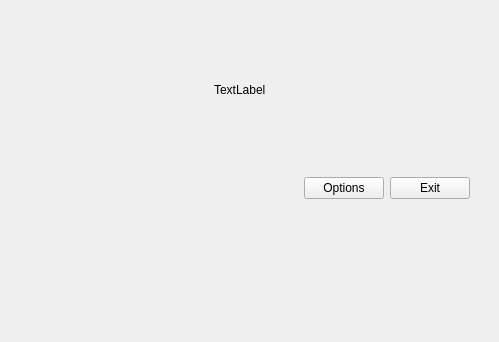
<?xml version="1.0" encoding="UTF-8"?>
<ui version="4.0">
 <class>Form</class>
 <widget class="QWidget" name="Form">
  <property name="geometry">
   <rect>
    <x>0</x>
    <y>0</y>
    <width>499</width>
    <height>342</height>
   </rect>
  </property>
  <property name="sizePolicy">
   <sizepolicy hsizetype="Expanding" vsizetype="Expanding">
    <horstretch>0</horstretch>
    <verstretch>0</verstretch>
   </sizepolicy>
  </property>
  <property name="baseSize">
   <size>
    <width>200</width>
    <height>200</height>
   </size>
  </property>
  <property name="windowTitle">
   <string>SolBeat</string>
  </property>
  <widget class="QWidget" name="gridLayoutWidget">
   <property name="geometry">
    <rect>
     <x>9</x>
     <y>9</y>
     <width>461</width>
     <height>261</height>
    </rect>
   </property>
   <layout class="QGridLayout" name="gridLayout">
    <item row="0" column="0">
     <layout class="QHBoxLayout" name="horizontalLayout_2">
      <item>
       <spacer name="horizontalSpacer_2">
        <property name="orientation">
         <enum>Qt::Horizontal</enum>
        </property>
        <property name="sizeHint" stdset="0">
         <size>
          <width>40</width>
          <height>20</height>
         </size>
        </property>
       </spacer>
      </item>
      <item>
       <widget class="QLabel" name="pic">
        <property name="sizePolicy">
         <sizepolicy hsizetype="Fixed" vsizetype="Fixed">
          <horstretch>50</horstretch>
          <verstretch>50</verstretch>
         </sizepolicy>
        </property>
        <property name="text">
         <string>TextLabel</string>
        </property>
       </widget>
      </item>
      <item>
       <spacer name="horizontalSpacer_3">
        <property name="orientation">
         <enum>Qt::Horizontal</enum>
        </property>
        <property name="sizeHint" stdset="0">
         <size>
          <width>40</width>
          <height>20</height>
         </size>
        </property>
       </spacer>
      </item>
     </layout>
    </item>
    <item row="1" column="0">
     <layout class="QHBoxLayout" name="horizontalLayout">
      <item>
       <spacer name="horizontalSpacer">
        <property name="orientation">
         <enum>Qt::Horizontal</enum>
        </property>
        <property name="sizeHint" stdset="0">
         <size>
          <width>40</width>
          <height>20</height>
         </size>
        </property>
       </spacer>
      </item>
      <item>
       <widget class="QPushButton" name="optionsButton">
        <property name="text">
         <string>Options</string>
        </property>
       </widget>
      </item>
      <item>
       <widget class="QPushButton" name="exitButton">
        <property name="text">
         <string>Exit</string>
        </property>
       </widget>
      </item>
     </layout>
    </item>
   </layout>
  </widget>
 </widget>
 <resources/>
 <connections/>
</ui>
